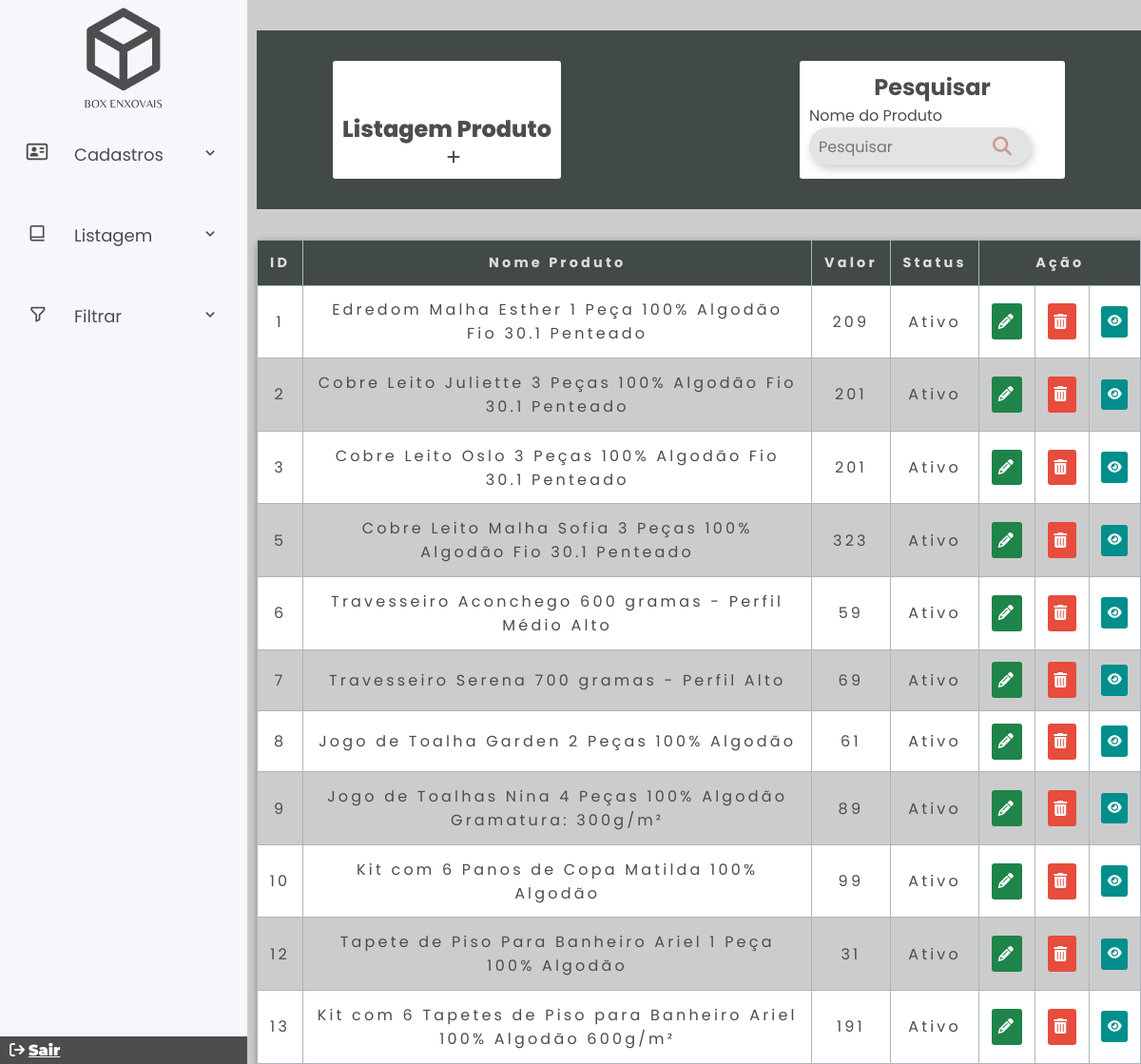
Page /adm/listarProduto.php on the committed database.
### tables this page shows
CREATE TABLE `produto` (
  `codProd` int(11) NOT NULL,
  `nomeProd` varchar(100) DEFAULT NULL,
  `descricao` varchar(1000) DEFAULT NULL,
  `cuidado` varchar(2000) NOT NULL,
  `med_casal` varchar(100) NOT NULL,
  `med_queen` varchar(100) NOT NULL,
  `med_superKing` varchar(100) NOT NULL,
  `med_solteiro` varchar(100) NOT NULL,
  `valor` double NOT NULL,
  `qntd` int(11) DEFAULT NULL,
  `arquivo` varchar(100) DEFAULT NULL,
  `arquivo2` varchar(100) NOT NULL,
  `marca_produto_cod` int(11) DEFAULT NULL,
  `tipo_produto_cod` int(11) DEFAULT NULL,
  `status` int(11) NOT NULL DEFAULT 1
);

### adm/listarProduto.php (the view, shortened to what this page needs)
<?php
require_once("../assets/conexao.php");
$V_WHERE = "";
$sql = "SELECT produto.*,
        marca_produto.nomeMarcaProd,
        tipo_produto.nomeTipoProd
          FROM produto
          LEFT JOIN marca_produto ON marca_produto.codMarcaProd = produto.marca_produto_cod
          LEFT JOIN tipo_produto ON tipo_produto.codTipoProd = produto.tipo_produto_cod
          WHERE 1 = 1" . $V_WHERE;
$resultado = mysqli_query($conexao, $sql);
?>
<?php require_once("Sidebar.php"); ?>
<section class="home-section">
    <div class="card-listar">
        <div class="card-body">
            <h2 class="title-marca">Listagem Produto</h2>
            <a href="cadProduto.php" class="btn-plus"><i class="fa-solid fa-plus"></i></a>
        </div>
        <div class="card-body pesquisar">
            <h1 class="card-title">Pesquisar </h1>
            <form method="POST">
                <div class="input-group">
                    <div class="input-box">
                        <label for="nome">Nome do Produto</label>
                        <div class="search-box">
                            <input type="text" class="search-text" placeholder="Pesquisar" id="nome" name="nome" />
                            <button class="search-btn" name="pesquisar"><i class="fa-solid fa-magnifying-glass cor-i"></i></button>
                        </div>
                    </div>
                </div>
            </form>
        </div>
    </div>
    <div class="container">
        <div class="tbl_container">
            <table class="tbl">
                <thead>
                    <tr>
                        <th>ID</th>
                        <th>Nome Produto</th>
                        <th>Valor</th>
                        <th>Status</th>
                        <th colspan="3">Ação</th>
                    </tr>
                <tbody>
                    <?php while ($linha = mysqli_fetch_array($resultado)) { ?>
                        <tr>
                            <td data-lable="ID"><?= $linha['codProd'] ?></th>
                            <td data-lable="Nome"><?= $linha['nomeProd'] ?></th>
                            <td data-lable="Valor"><?= $linha['valor'] ?></th>
                            <td data-lable="status"><?= $linha['status'] == 1 ? 'Ativo' : 'Inativo'; ?></th>
                            <td data-lable="Editar">
                                <a href="alteraRProduto.php?codProd=<?= $linha['codProd'] ?>" class="botao-listar btn_edit"><i class="fa fa-pencil"></i></a>
                            </td>
                            <td data-lable="Excluir">
                                <a href="listarProduto.php?codProd=<?= $linha['codProd'] ?>" class="botao-listar btn_trash" onclick="return confirm('Confirmar exclusão?')"><i class="fa fa-trash"></i></a>
                            </td>
                            <td data-lable="Informações">
                                <button class="open-modal botao-listar btn-modal" data-product-id="<?= $linha['codProd'] ?>"><i class="fa-solid fa-eye"></i></button>
                            </td>
                        </tr>
                    <?php } ?>
                </tbody>
                </thead>
            </table>
        </div>
    </div>
</section>
<?php require_once("rodapeSidebar.php") ?>

### adm/sidebar.php (shortened to what this page needs)
<!DOCTYPE html>
<html lang="en">
<head>
  <link rel="stylesheet" href="../assets/css/adm.css" />
  <link href="https://unpkg.com/boxicons@2.1.4/css/boxicons.min.css" rel="stylesheet" />
</head>
<body>
  <div class="sidebar">
    <div class="logo-details">
      <img src="/BoxEnxovais2/assets/img/Box-Enxovais.png" alt="Logo">
    </div>
    <ul class="nav-links">
      <li>
        <div class="icon-links">
          <a href="#">
            <i class="fa-regular fa-address-card" style="color: #4c4d4f;"></i>
            <span class="link_name">Cadastros</span>
          </a>
          <i class="bx bx-chevron-down arrow"></i>
        </div>
      </li>
      <li>
        <div class="icon-links">
          <a href="#">
            <i class="bx bx-book-alt"></i>
            <span class="link_name">Listagem</span>
          </a>
          <i class="bx bx-chevron-down arrow"></i>
        </div>
      </li>
      <li>
        <div class="icon-links">
          <a href="#">
            <i class='bx bx-filter-alt'></i>
            <span class="link_name">Filtrar</span>
          </a>
          <i class="bx bx-chevron-down arrow"></i>
        </div>
      </li>
      <div class="profile-details">
        <i class="fa-solid fa-arrow-right-from-bracket" style="color: #fafafa;">
          <span>
            <a href="index.php" style="color: white; display: inline-block; font-family: 'Montserrat';">Sair</a>
          </span></i>
      </div>
    </ul>
  </div>

### adm/rodapeSidebar.php (shortened to what this page needs)
</body>
</html>

### assets/css/adm.css (style rules this page uses)
* { margin: 0; padding: 0; box-sizing: border-box; font-family: 'Montserrat'; color: #4c4d4f; }
.sidebar { position: fixed; top: 0; left: 0; height: 100%; width: 260px; background: #f5f7fa; z-index: 100; transition: all 0.5s ease; }
.sidebar .logo-details img { font-size: 30px; margin: auto; display: block; height: 120px; width: 100px; }
.sidebar .nav-links { height: 100%; padding-top: 30px 0 150px 0; overflow: auto; }
.sidebar .nav-links li { position: relative; list-style: none; transition: all 0.4s ease; }
.sidebar .nav-links li i { height: 70px; margin-top: 15px; min-width: 78px; text-align: center; line-height: 50px; font-size: 20px; cursor: pointer; transition: all 0.3s ease; }
.sidebar .nav-links li .icon-links { display: flex; align-items: center; justify-content: space-between; }
.sidebar .nav-links li a { display: flex; align-items: center; text-decoration: none; }
.sidebar .nav-links li a .link_name { font-size: 18px; font-weight: 400; color: #4c4d4f; }
.sidebar .profile-details { position: fixed; bottom: 0; width: 260px; display: flex; align-items: center; justify-content: space-between; background: #4c4d4f; color: white; padding: 6px 10px; transition: all 0.4s ease; }
.home-section { margin-left: 270px; width: 80%; }
.card-body { border: none; padding: 10px; background: #fff; border-radius: 3px; margin: 2rem; margin-left: 5rem; margin-right: 5rem; }
.pesquisar { width: 50%; justify-content: space-between; }
.card-title { text-align: center; }
.title-marca { margin-top: 20%; align-items: center; font-weight:800; }
.btn-plus { color: #cb9897; margin-left: 50%; margin-right: 50%; }
.container { max-width: 1440px; max-height: 90%; width: 100%; background: #fff; box-shadow: 2px 4px 10px rgba(0,0,0,0.5); border-radius: 3px; }
.tbl { width: 100%; border-collapse: collapse; }
.tbl thead { background: #424949; color: #fff; }
.tbl thead tr th { font-size: 0.9rem; padding: 0.8rem; letter-spacing: 0.2rem; vertical-align: top; border: 1px solid #aab7b8; color: #ddd; }
.tbl tbody tr td { font-size: 1rem; letter-spacing: 0.2rem; font-weight: normal; text-align: center; border: 1px solid #aab7b8; padding: 0.8rem; }
.tbl tr:nth-child(even) { background: #ccc; }
.tbl .botao-listar { display: inline-block; border: none; margin: 0 auto; padding: 0.4rem; border-radius: 3px; outline: none; cursor: pointer; }
.btn_trash { background: #e74c3c; color: #fff; }
.btn_edit { background: #1e8449; color: #fff; }
.search-box { width: 80%; background:#0000001c; box-shadow: 2px 4px 10px rgba(0,0,0,0.2); height: 40px; padding: 10px; border-radius: 40px; display: flex; justify-content: space-between; align-items: center; }
.search-text { border: none; background: none; width: 80%; outline: none; padding: 0; color: #000; font-size: 16px; transition: 0.5s; }
.search-btn { width: 40px; height: 40px; border-radius: 50%; background: none; border: none; display: flex; justify-content: center; align-items: center; transition: 0.5s; }
.cor-i { color: #cb9897; font-size: 20px; }

### adm/listarProduto.php (style rules this page uses)
* { padding: 0; margin: 0; box-sizing: border-box; font-family: "poppins", sans-serif; }
body { background: #ccc; display: flex; justify-content: center; align-items: center; min-height: 100vh; }
.card-listar { display: flex; justify-content: space-between; background: #424949; margin-top: 2rem; margin-bottom: 2rem; }
.pesquisar { width: 30%; justify-content: space-between; }
.search-box { width: 90%; background: #0000001c; box-shadow: 2px 4px 10px rgba(0, 0, 0, 0.2); height: 40px; padding: 10px; border-radius: 40px; display: flex; justify-content: space-between; align-items: center; }
.botao-listar i { color: #fff; }
.btn-modal { background-color: #008F8C; }

### rows in the picture
produto: codProd "1", nomeProd "Edredom Malha Esther 1 Peça 100% Algodão Fio 30.1 Penteado", valor "209", status "Ativo"
produto: codProd "2", nomeProd "Cobre Leito Juliette 3 Peças 100% Algodão Fio 30.1 Penteado", valor "201", status "Ativo"
produto: codProd "3", nomeProd "Cobre Leito Oslo 3 Peças 100% Algodão Fio 30.1 Penteado", valor "201", status "Ativo"
produto: codProd "5", nomeProd "Cobre Leito Malha Sofia 3 Peças 100% Algodão Fio 30.1 Penteado", valor "323", status "Ativo"
produto: codProd "6", nomeProd "Travesseiro Aconchego 600 gramas - Perfil Médio Alto", valor "59", status "Ativo"
produto: codProd "7", nomeProd "Travesseiro Serena 700 gramas - Perfil Alto", valor "69", status "Ativo"
produto: codProd "8", nomeProd "Jogo de Toalha Garden 2 Peças 100% Algodão", valor "61", status "Ativo"
produto: codProd "9", nomeProd "Jogo de Toalhas Nina 4 Peças 100% Algodão Gramatura: 300g/m²", valor "89", status "Ativo"
produto: codProd "10", nomeProd "Kit com 6 Panos de Copa Matilda 100% Algodão", valor "99", status "Ativo"
produto: codProd "12", nomeProd "Tapete de Piso Para Banheiro Ariel 1 Peça 100% Algodão", valor "31", status "Ativo"
produto: codProd "13", nomeProd "Kit com 6 Tapetes de Piso para Banheiro Ariel 100% Algodão 600g/m²", valor "191", status "Ativo"
